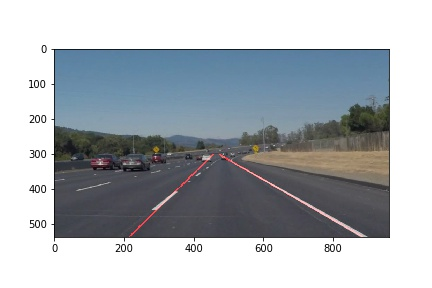
#> input picture solidWhiteCurve.jpg, 432 x 288 px
$ python -i detect_lane.py   (imports and definitions only)
#> lines starting #> are read from the running program, lines starting #| are printed output that depends on the picture; after the words box and inside, x2 and y2 are one past the last pixel; in counts of white or black regions, pixels touching at a corner belong together
#> further down, picture is the input picture: shape (288, 432, 3); mean B, G, R 183.4, 178, 172.2
### draw_line.py
import numpy as np
import cv2


class Line:
    """
    A Line is defined from two points (x1, y1) and (x2, y2) as follows:
    y - y1 = (y2 - y1) / (x2 - x1) * (x - x1)
    Each line has its own slope and intercept (bias).
    """
    def __init__(self, x1, y1, x2, y2):

        self.x1 = np.float32(x1)
        self.y1 = np.float32(y1)
        self.x2 = np.float32(x2)
        self.y2 = np.float32(y2)

        self.slope = self.compute_slope()
        self.bias = self.compute_bias()

    def compute_slope(self):
        return (self.y2 - self.y1) / (self.x2 - self.x1 + np.finfo(float).eps)

    def compute_bias(self):
        return self.y1 - self.slope * self.x1

    def get_coords(self):
        return np.array([self.x1, self.y1, self.x2, self.y2])

    # [5 lines left out: function set_coords, not called in this run]

    def draw(self, img, color=[255, 0, 0], thickness=10):
        cv2.line(img, (self.x1, self.y1), (self.x2, self.y2), color, thickness)

### detect_lane.py
import numpy as np
import cv2
from draw_line import Line


# [24 lines left out: function region_of_interest, not called in this run]


def hough_lines_detection(img, rho, theta, threshold, min_line_len, max_line_gap):
    """
    `img` should be the output of a Canny transform.
    """
    lines = cv2.HoughLinesP(img, rho, theta, threshold, np.array([]), minLineLength=min_line_len,
                            maxLineGap=max_line_gap)
    return lines


# [10 lines left out: function weighted_img, not called in this run]


def compute_lane_from_candidates(line_candidates, img_shape):
    """
    Compute lines that approximate the position of both road lanes.
    :param line_candidates: lines from hough transform
    :param img_shape: shape of image to which hough transform was applied
    :return: lines that approximate left and right lane position
    """

    # separate candidate lines according to their slope
    pos_lines = [l for l in line_candidates if l.slope > 0]
    neg_lines = [l for l in line_candidates if l.slope < 0]

    # interpolate biases and slopes to compute equation of line that approximates left lane
    # median is employed to filter outliers
    neg_bias = np.median([l.bias for l in neg_lines]).astype(int)
    neg_slope = np.median([l.slope for l in neg_lines])
    x1, y1 = 0, neg_bias
    x2, y2 = -np.int32(np.round(neg_bias / neg_slope)), 0
    left_lane = Line(x1, y1, x2, y2)

    # interpolate biases and slopes to compute equation of line that approximates right lane
    # median is employed to filter outliers
    lane_right_bias = np.median([l.bias for l in pos_lines]).astype(int)
    lane_right_slope = np.median([l.slope for l in pos_lines])
    x1, y1 = 0, lane_right_bias
    x2, y2 = np.int32(np.round((img_shape[0] - lane_right_bias) / lane_right_slope)), img_shape[0]
    right_lane = Line(x1, y1, x2, y2)

    return left_lane, right_lane


def get_lane_lines(color_image, solid_lines=True):
    """
    This function take as input a color road frame and tries to infer the lane lines in the image.
    :param color_image: input frame
    :param solid_lines: if True, only selected lane lines are returned. If False, all candidate lines are returned.
    :return: list of (candidate) lane lines.
    """
#> called with solid_lines = True
    # resize to 960 x 540
    color_image = cv2.resize(color_image, (960, 540))
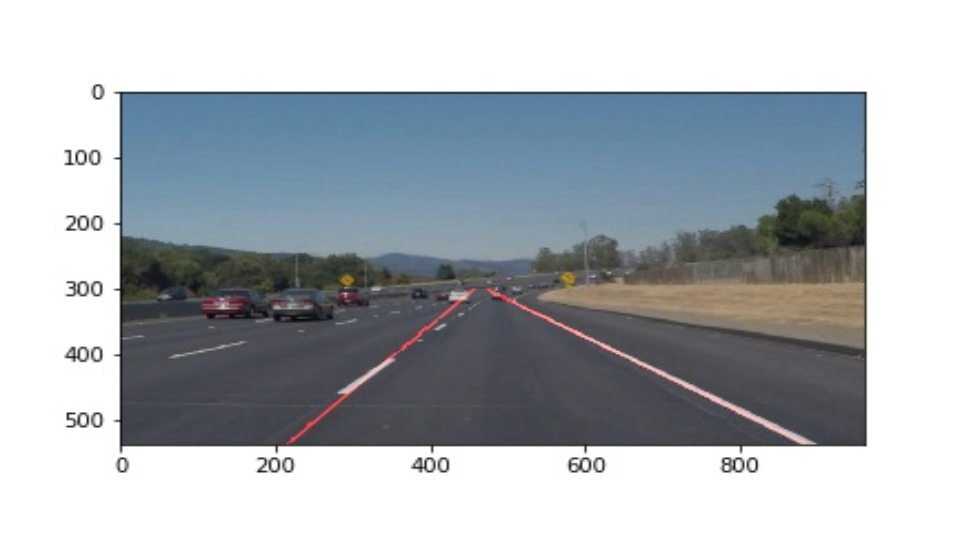
#> color_image: shape (540, 960, 3); mean of channels 0, 1, 2 183.3, 178, 172.1; drawn as B, G, R

    # convert to grayscale
    img_gray = cv2.cvtColor(color_image, cv2.COLOR_BGR2GRAY)
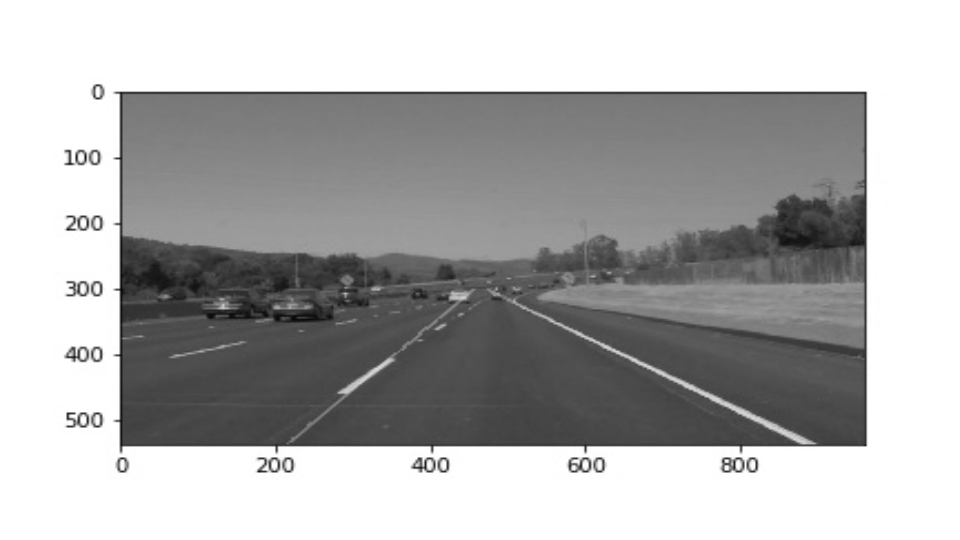
#> img_gray: shape (540, 960); min 8, max 255, mean 176.8

    # perform gaussian blur
    img_blur = cv2.GaussianBlur(img_gray, (17, 17), 0)
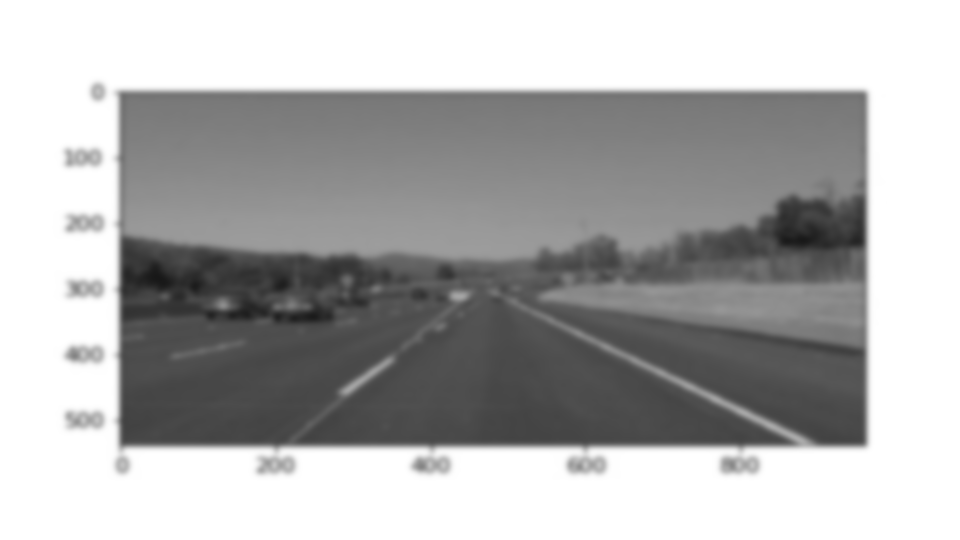
#> img_blur: shape (540, 960); min 24, max 255, mean 176.8

    # perform edge detection
    img_edge = cv2.Canny(img_blur, threshold1=50, threshold2=80)
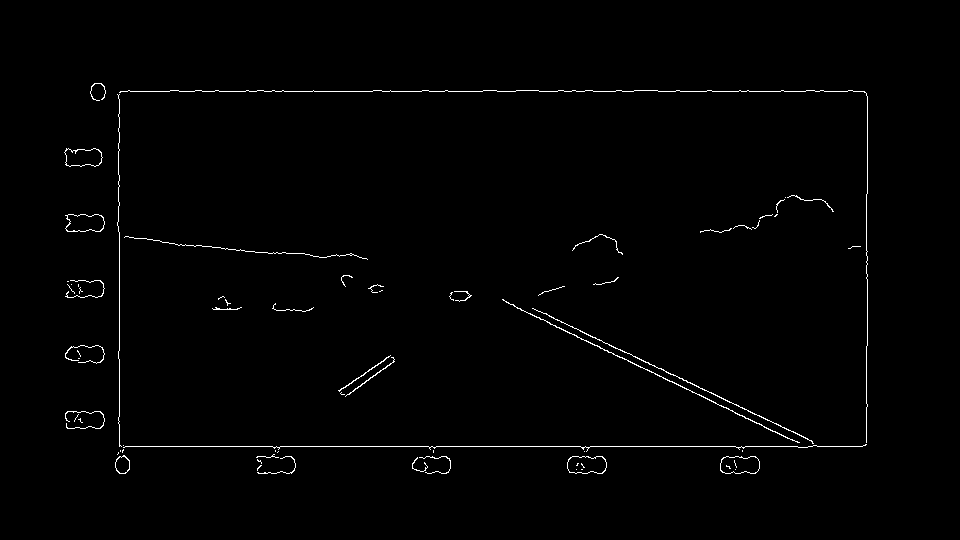
#> img_edge: shape (540, 960); 1% white in thin lines or dots, all inside (x1, y1, x2, y2) = (64, 83, 868, 474)

    # perform hough transform
    detected_lines = hough_lines_detection(img=img_edge,
                                           rho=2,
                                           theta=np.pi / 180,
                                           threshold=1,
                                           min_line_len=15,
                                           max_line_gap=5)
#> in hough_lines_detection, `lines = cv2.HoughLinesP(img, rho, theta, threshold, np.array([]), minL..`: lines = 70 rows, first 6: [649, 371, 752, 420], [658, 91, 805, 91], [118, 231, 118, 181], [119, 446, 797, 446], [137, 91, 169, 91], [666, 372, 686, 380]
#> detected_lines has the same summary as lines in hough_lines_detection

    # convert (x1, y1, x2, y2) tuples into Lines
    detected_lines = [Line(l[0][0], l[0][1], l[0][2], l[0][3]) for l in detected_lines]
#> detected_lines = 70 items

    # if 'solid_lines' infer the two lane lines
    if solid_lines:
        candidate_lines = []
        for line in detected_lines:
                # consider only lines with slope between 30 and 60 degrees
                if 0.5 <= np.abs(line.slope) <= 2:
                    candidate_lines.append(line)
#> this loop made 70 passes
#> after the loop, candidate_lines = 8 items
        # interpolate lines candidates to find both lanes
        lane_lines = compute_lane_from_candidates(candidate_lines, img_gray.shape)
#> in compute_lane_from_candidates, `pos_lines = [l for l in line_candidates if l.slope > 0]`: pos_lines = 5 items
#> in compute_lane_from_candidates, `neg_lines = [l for l in line_candidates if l.slope < 0]`: neg_lines = 3 items
#> in compute_lane_from_candidates, `neg_bias = np.median([l.bias for l in neg_lines]).astype(int)`: neg_bias = 623
#> in compute_lane_from_candidates, `neg_slope = np.median([l.slope for l in neg_lines])`: neg_slope = -0.667
#> in compute_lane_from_candidates, `x1, y1 = 0, neg_bias`: x1 = 0; y1 = 623
#> in compute_lane_from_candidates, `x2, y2 = -np.int32(np.round(neg_bias / neg_slope)), 0`: x2 = 934; y2 = 0
#> in compute_lane_from_candidates, `lane_right_bias = np.median([l.bias for l in pos_lines]).astype(int)`: lane_right_bias = 13
#> in compute_lane_from_candidates, `lane_right_slope = np.median([l.slope for l in pos_lines])`: lane_right_slope = 0.526
#> in compute_lane_from_candidates, `x1, y1 = 0, lane_right_bias`: y1 = 13
#> in compute_lane_from_candidates, `x2, y2 = np.int32(np.round((img_shape[0] - lane_right_bias) / lane_rig..`: x2 = 1001; y2 = 540
    else:
        # if not solid_lines, just return the hough transform output
        lane_lines = detected_lines

    return lane_lines


# [54 lines left out: functions smoothen_over_time, color_frame_pipeline, not called in this run]

>>> import cv2
>>> picture = cv2.imread('solidWhiteCurve.jpg')
>>> result = get_lane_lines(picture)

$ run again, on solidYellowCurve.jpg
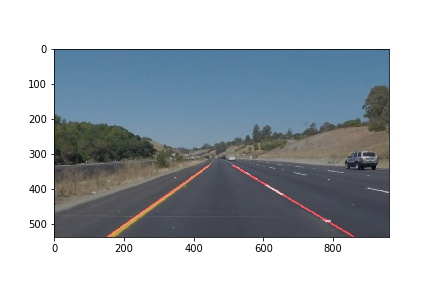
#> input picture solidYellowCurve.jpg, 432 x 288 px
#> picture is the input picture: shape (288, 432, 3); mean B, G, R 183.8, 177.6, 170.1
#> in get_lane_lines, `img_blur = cv2.GaussianBlur(img_gray, (17, 17), 0)`:
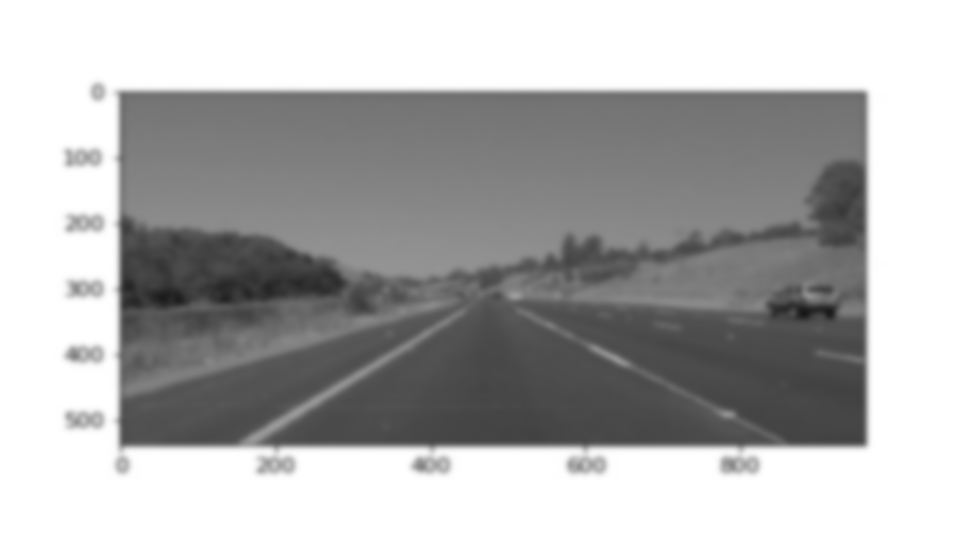
#> img_blur: shape (540, 960); min 23, max 255, mean 176
#> in get_lane_lines, `img_edge = cv2.Canny(img_blur, threshold1=50, threshold2=80)`:
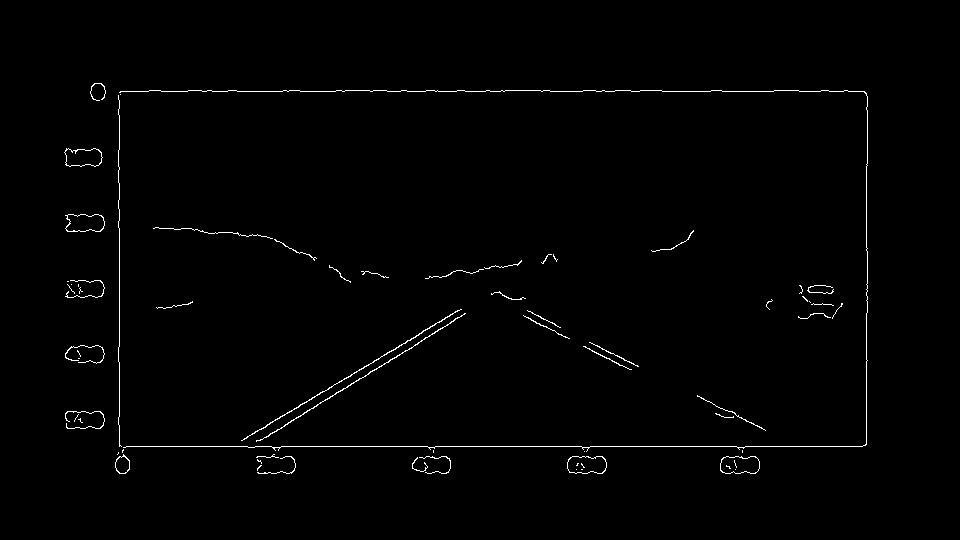
#> img_edge: shape (540, 960); 0.98% white in thin lines or dots, all inside (x1, y1, x2, y2) = (64, 83, 868, 474)
#> lines = 74 rows, first 6: [662, 91, 710, 91], [264, 473, 293, 471], [255, 446, 271, 446], [405, 350, 429, 336], [119, 416, 119, 362], [811, 304, 831, 304]
#> in get_lane_lines, `detected_lines = hough_lines_detection(img=img_edge, rho=2, theta=np.p..`: detected_lines has the same summary as lines in hough_lines_detection
#> in get_lane_lines, `detected_lines = [Line(l[0][0], l[0][1], l[0][2], l[0][3]) for l in de..`: detected_lines = 74 items
#> the loop in get_lane_lines, `for line in detected_lines:` made 74 passes
#> after the loop in get_lane_lines, `for line in detected_lines:`: candidate_lines = 16 items
#> pos_lines = 4 items
#> neg_lines = 12 items
#> neg_bias = 588
#> neg_slope = -0.59
#> in compute_lane_from_candidates, `x1, y1 = 0, neg_bias`: x1 = 0; y1 = 588
#> in compute_lane_from_candidates, `x2, y2 = -np.int32(np.round(neg_bias / neg_slope)), 0`: x2 = 997; y2 = 0
#> lane_right_bias = 20
#> lane_right_slope = 0.541
#> in compute_lane_from_candidates, `x1, y1 = 0, lane_right_bias`: y1 = 20
#> in compute_lane_from_candidates, `x2, y2 = np.int32(np.round((img_shape[0] - lane_right_bias) / lane_rig..`: x2 = 962; y2 = 540
